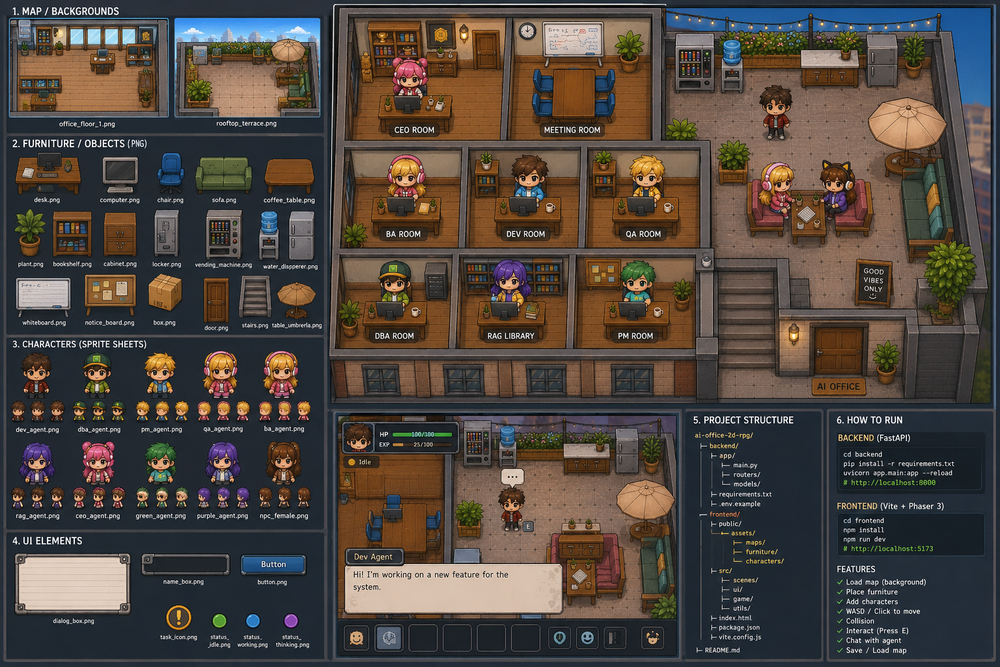
#> input picture docs/ChatGPT Image Jun 3, 2026, 09_11_25 PM.png, 1000 x 667 px, shrunk from 1536 x 1024 before the run, found by its file name
$ python grid_overlay.py
#> lines starting #> are read from the running program, lines starting #| are printed output that depends on the picture
from PIL import Image, ImageDraw, ImageFont
import sys

src = r"C:\Users\dpras\Downloads\ChatGPT Image Jun 3, 2026, 09_11_25 PM.png"
im = Image.open(src).convert("RGB")
#> im is the input picture: PIL image 1000x667 RGB; mean R, G, B 79, 70.4, 64
W, H = im.size
#> W = 1000; H = 667

draw = ImageDraw.Draw(im)
step = 100
for x in range(0, W, step):
    draw.line([(x, 0), (x, H)], fill=(255, 0, 255), width=1)
    draw.text((x + 2, 2), str(x), fill=(255, 255, 0))
    draw.text((x + 2, H - 14), str(x), fill=(255, 255, 0))
for y in range(0, H, step):
    draw.line([(0, y), (W, y)], fill=(255, 0, 255), width=1)
    draw.text((2, y + 2), str(y), fill=(0, 255, 255))

out = r"C:\Users\dpras\source\repos\GitHub\ai-office-os\tools\grid_preview.png"
im.save(out)
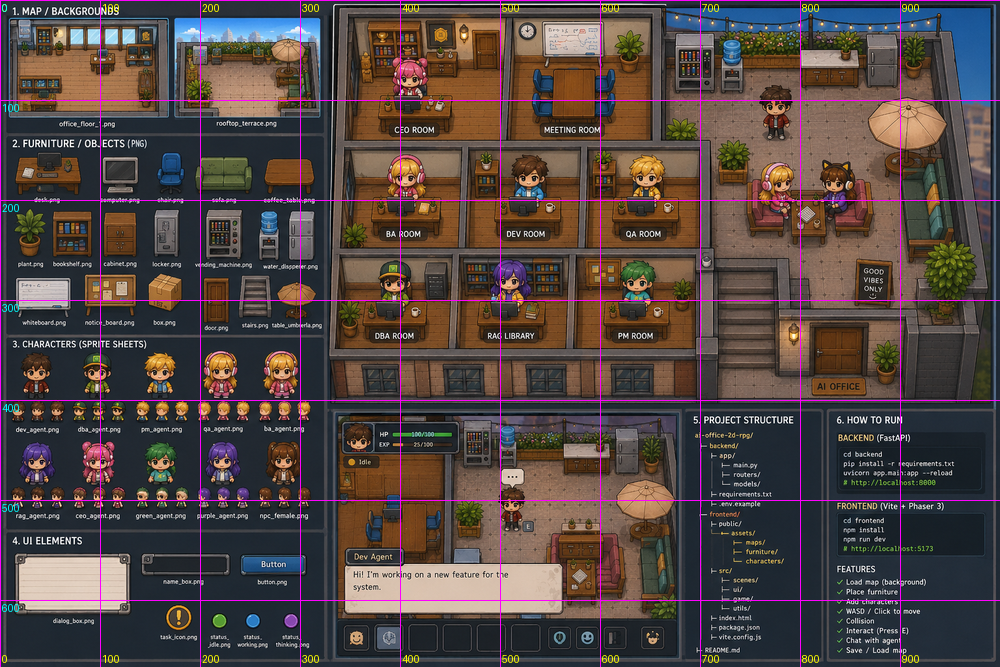
#> saved as grid_preview.png: PIL image 1000x667 RGB; mean R, G, B 82.8, 69.3, 67.9
print("saved", out, im.size)
#| saved C:\Users\dpras\source\repos\GitHub\ai-office-os\tools\grid_preview.png (1000, 667)

$ run again, with docs/ChatGPT Image Jun 3, 2026, 09_55_32 PM.png copied over docs/ChatGPT Image Jun 3, 2026, 09_11_25 PM.png
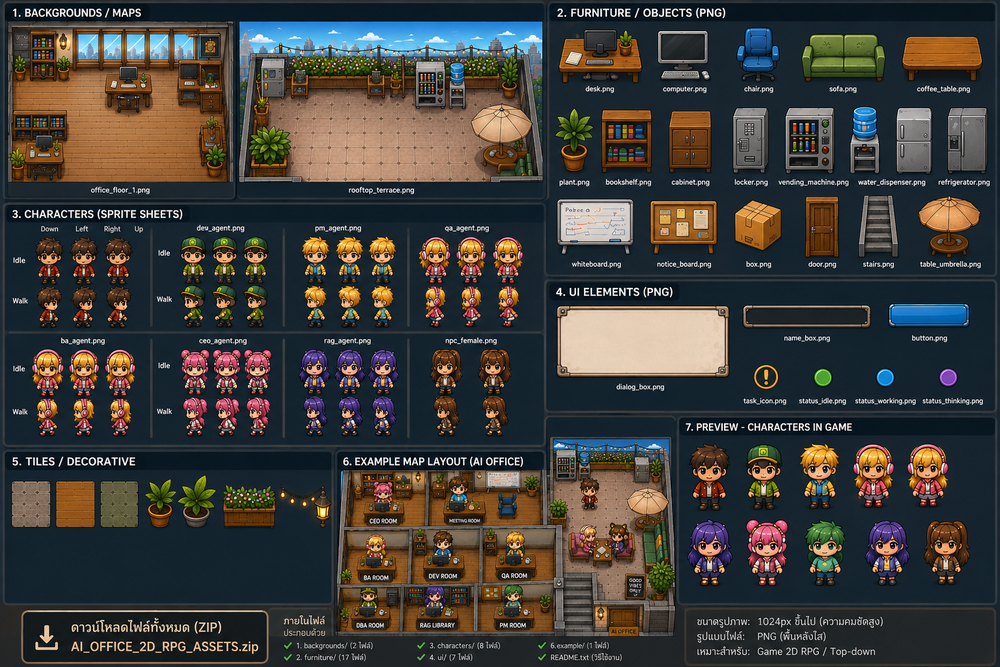
#> input picture docs/ChatGPT Image Jun 3, 2026, 09_55_32 PM.png, 1000 x 667 px, shrunk from 1536 x 1024 before the run, found by its file name
#> im is the input picture: PIL image 1000x667 RGB; mean R, G, B 63.8, 62.2, 58.8
#> `im.save(out)`:
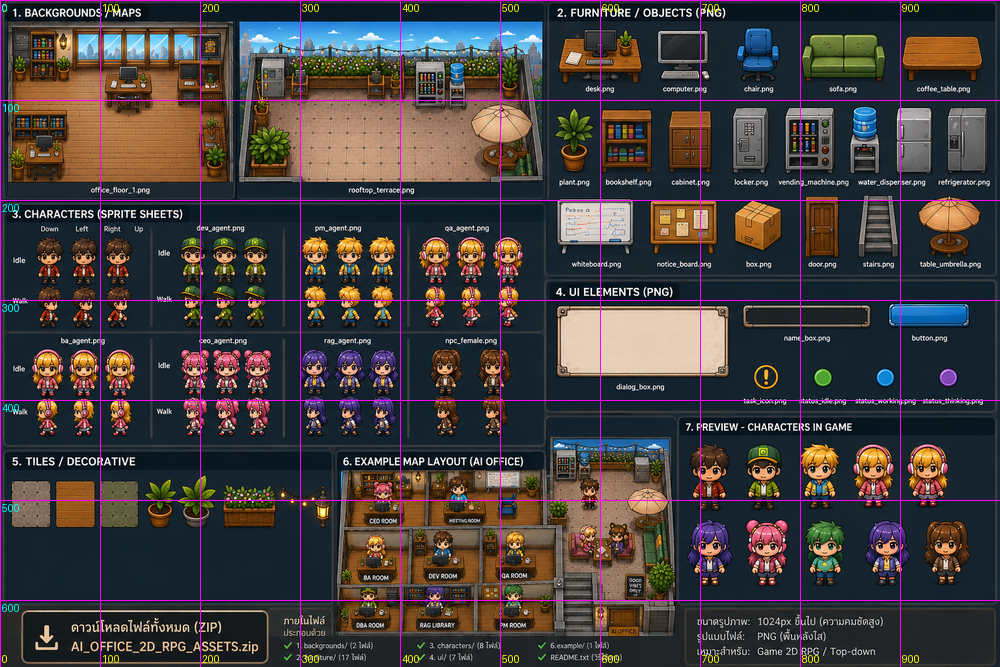
#> saved as grid_preview.png: PIL image 1000x667 RGB; mean R, G, B 68.1, 61.5, 62.8
#| saved C:\Users\dpras\source\repos\GitHub\ai-office-os\tools\grid_preview.png (1000, 667)

$ run again, with docs/710602857_122128857783102861_5934895101206209128_n.jpg saved as docs/ChatGPT Image Jun 3, 2026, 09_11_25 PM.png
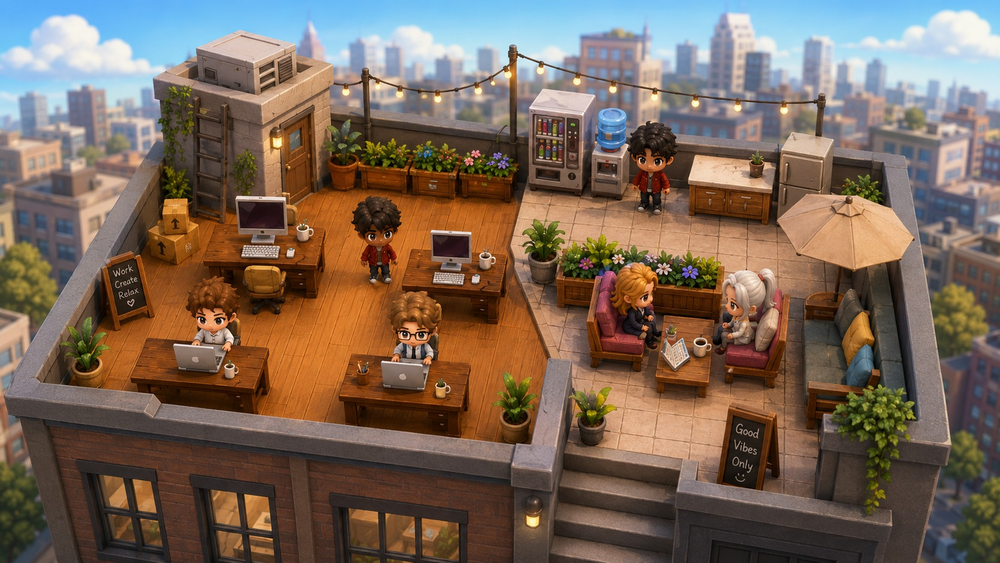
#> input picture docs/710602857_122128857783102861_5934895101206209128_n.jpg, 1000 x 563 px, shrunk from 1672 x 941 before the run, found by its file name
#> im is the input picture: PIL image 1000x563 RGB; mean R, G, B 121.4, 102.8, 88.8
#> `im.save(out)`:
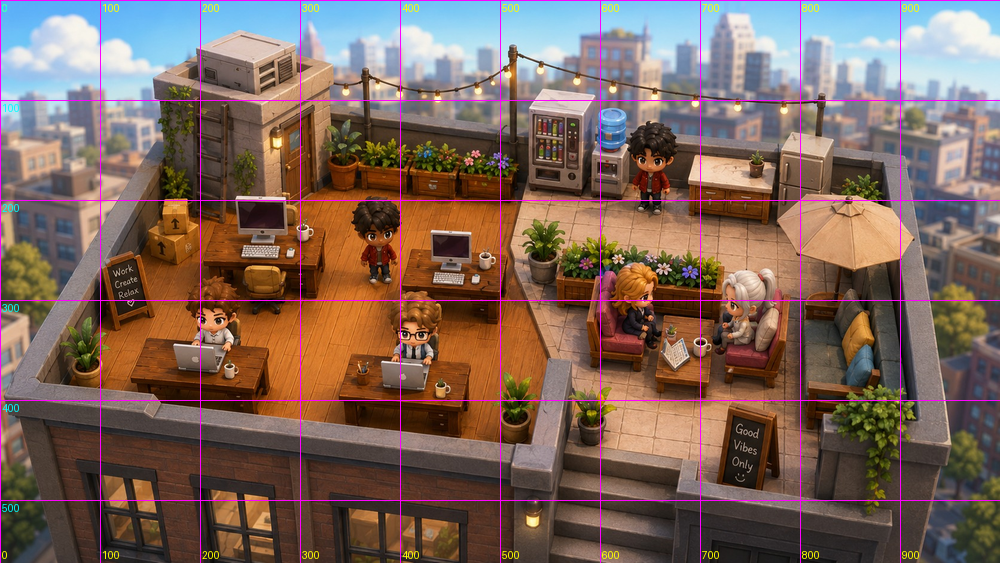
#> saved as grid_preview.png: PIL image 1000x563 RGB; mean R, G, B 124.4, 100.9, 91.9
#| saved C:\Users\dpras\source\repos\GitHub\ai-office-os\tools\grid_preview.png (1000, 563)
